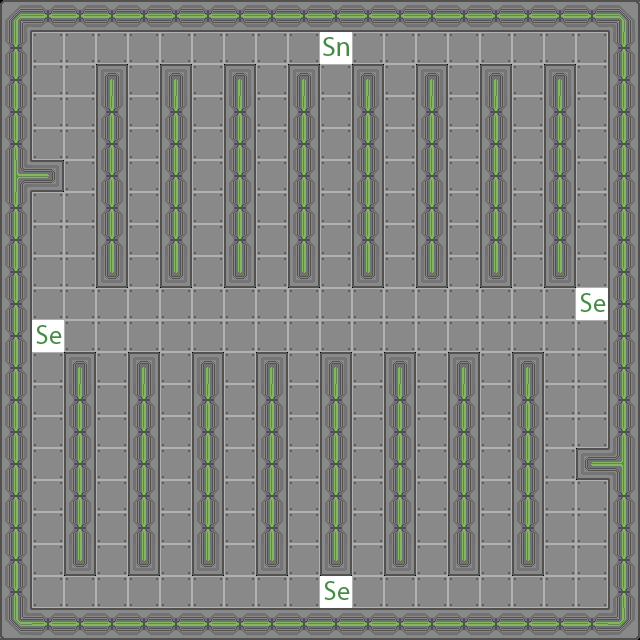

A 2D game scene composited from a Tiled map and its tileset images. What follows is a short description and the map's XML, with each tile layer's data collapsed to a summary:
An orthogonal 20x20 tile map with 32x32 px tiles, 1 tile layer (map), 2 tilesets.

<map version="1.0" orientation="orthogonal" width="20" height="20" tilewidth="32" tileheight="32">
 <tileset firstgid="1" name="tiles" tilewidth="32" tileheight="32">
  <properties>
   <property name="isWall" value="" />
  </properties>
  <image source="tileset.png" width="192" height="192" />
  <tile id="0">
   <properties>
    <property name="isWall" value="" />
   </properties>
  </tile>
  <tile id="1">
   <properties>
    <property name="isWall" value="" />
   </properties>
  </tile>
  <tile id="2">
   <properties>
    <property name="isWall" value="" />
   </properties>
  </tile>
  <tile id="3">
   <properties>
    <property name="isWall" value="" />
   </properties>
  </tile>
  <tile id="4">
   <properties>
    <property name="isWall" value="" />
   </properties>
  </tile>
  <tile id="5">
   <properties>
    <property name="isWall" value="" />
   </properties>
  </tile>
  <tile id="6">
   <properties>
    <property name="isWall" value="" />
   </properties>
  </tile>
  <tile id="7">
   <properties>
    <property name="isWall" value="" />
   </properties>
  </tile>
  <tile id="8">
   <properties>
    <property name="isWall" value="" />
   </properties>
  </tile>
  <tile id="9">
   <properties>
    <property name="isWall" value="" />
   </properties>
  </tile>
  <tile id="10">
   <properties>
    <property name="isWall" value="" />
   </properties>
  </tile>
  <tile id="12">
   <properties>
    <property name="isWall" value="" />
   </properties>
  </tile>
  <tile id="13">
   <properties>
    <property name="isWall" value="" />
   </properties>
  </tile>
  <tile id="14">
   <properties>
    <property name="isWall" value="" />
   </properties>
  </tile>
  <tile id="15">
   <properties>
    <property name="isWall" value="" />
   </properties>
  </tile>
  <tile id="16">
   <properties>
    <property name="isWall" value="" />
   </properties>
  </tile>
  <tile id="17">
   <properties>
    <property name="isWall" value="" />
   </properties>
  </tile>
  <tile id="18">
   <properties>
    <property name="isWall" value="" />
   </properties>
  </tile>
  <tile id="19">
   <properties>
    <property name="isWall" value="" />
   </properties>
  </tile>
  <tile id="20">
   <properties>
    <property name="isWall" value="" />
   </properties>
  </tile>
  <tile id="21">
   <properties>
    <property name="isWall" value="" />
   </properties>
  </tile>
  <tile id="22">
   <properties>
    <property name="isWall" value="" />
   </properties>
  </tile>
  <tile id="23">
   <properties>
    <property name="isWall" value="" />
   </properties>
  </tile>
  <tile id="24">
   <properties>
    <property name="isWall" value="" />
   </properties>
  </tile>
  <tile id="25">
   <properties>
    <property name="isWall" value="" />
   </properties>
  </tile>
  <tile id="26">
   <properties>
    <property name="isWall" value="" />
   </properties>
  </tile>
  <tile id="27">
   <properties>
    <property name="isWall" value="" />
   </properties>
  </tile>
  <tile id="28">
   <properties>
    <property name="isWall" value="" />
   </properties>
  </tile>
 </tileset>
 <tileset firstgid="37" name="misctiles" tilewidth="32" tileheight="32">
  <properties>
   <property name="sneakerSpawn" value="" />
  </properties>
  <image source="tiles.png" width="192" height="192" />
  <tile id="0">
   <properties>
    <property name="seekerSpawn" value="" />
   </properties>
  </tile>
  <tile id="1">
   <properties>
    <property name="sneakerSpawn" value="" />
   </properties>
  </tile>
 </tileset>
 <layer name="map" width="20" height="20">
  <data>[400 cells, 400 non-empty, 15 distinct tile ids]</data>
 </layer>
</map>